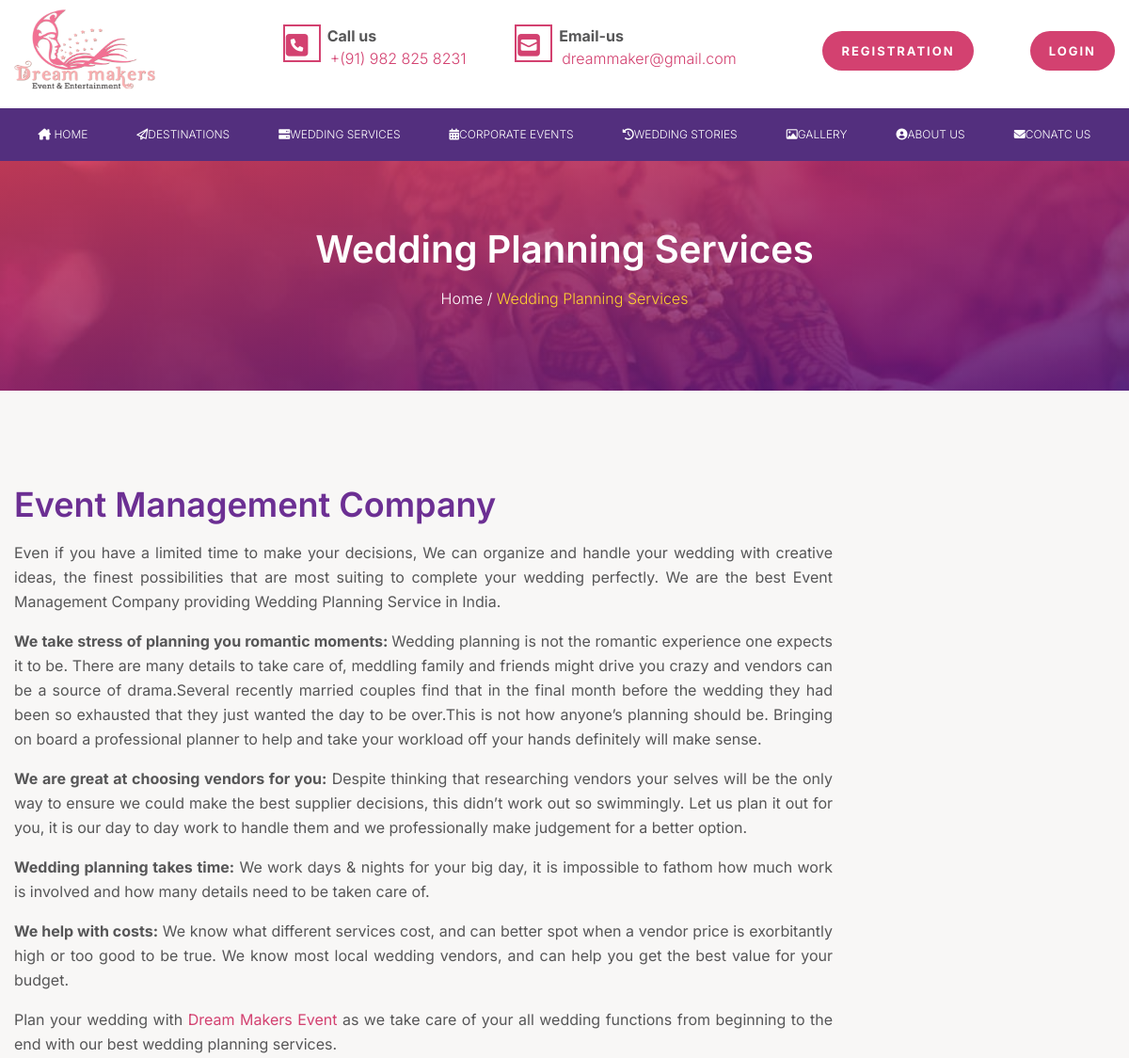
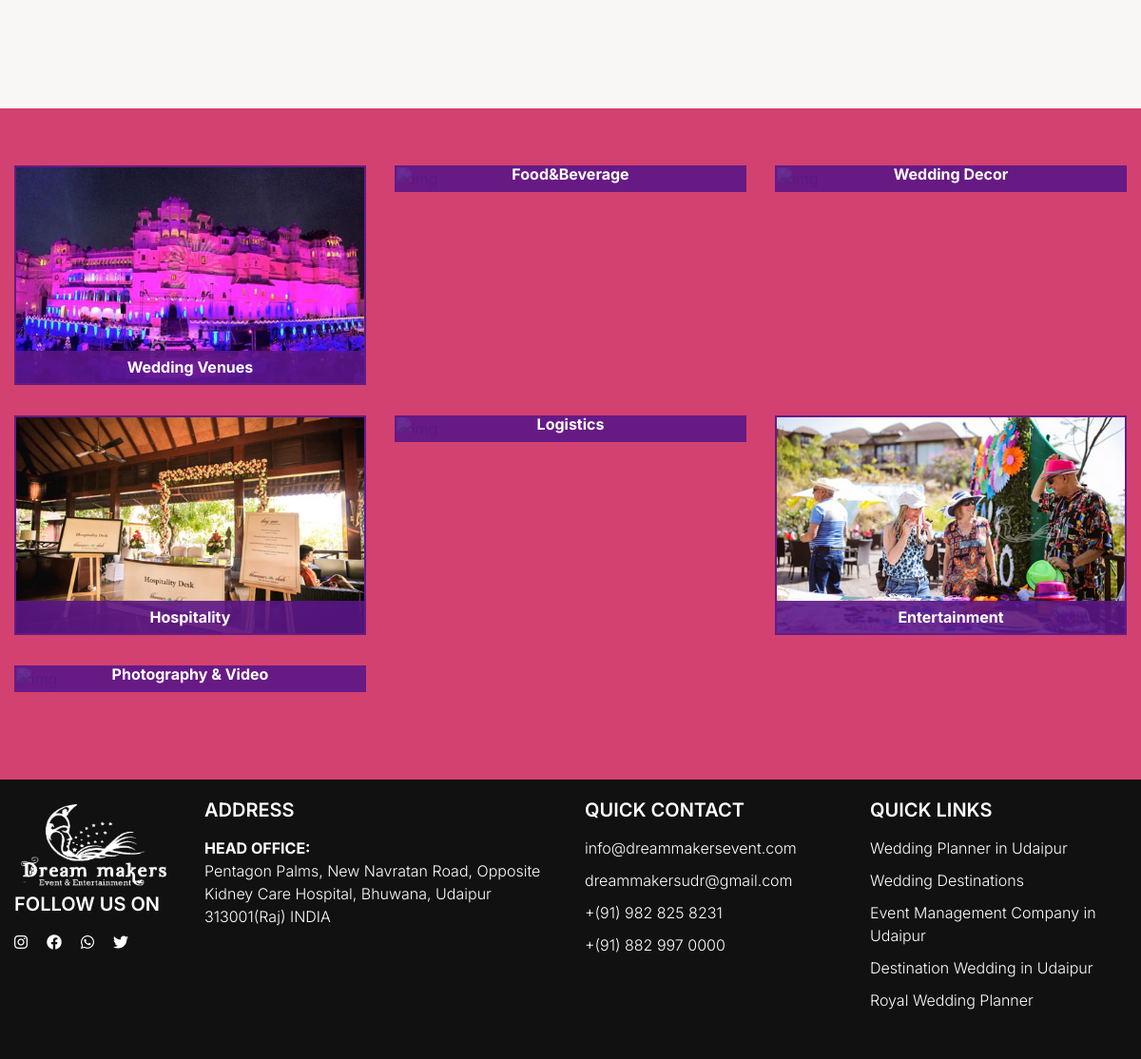
Page /wedding-service.php on the committed database (2 pictures, top to bottom).
### tables this page shows
CREATE TABLE `services_tbl` (
  `service_id` int(5) NOT NULL,
  `service_name` varchar(30) NOT NULL,
  `service_detail` text NOT NULL,
  `service_img` varchar(2000) NOT NULL
);

### wedding-service.php (the view, shortened to what this page needs)
<?php require('header.php'); ?>
    <main class="site-main">
        <section class="section section--banner2">
            <div class="wrap">
                <div class="banner2__text">
                    <h2>Wedding Planning Services</h2>
                    <p><a href="index.php">Home </a> / <span>Wedding Planning Services</span></p>
                </div>
            </div>
        </section>
        <section class="section section--planner">
            <div class="wrap">
                <div class="jaipur-info">
                    <h3>Event Management Company</h3>
                </div>
                <div class="row">
                    <div class="col-9">
                        <div class="about__planner">
                        <p>Even if you have a limited time to make your decisions, We can organize and handle your wedding with creative ideas, the finest possibilities that are most suiting to complete your wedding perfectly. We are the best Event Management Company providing
                            Wedding Planning Service in India.</p>
                        <p> <strong>We take stress of planning you romantic moments: </strong> Wedding planning is not the romantic experience one expects it to be. There are many details to take care of, meddling family and friends might drive you crazy and vendors can
                            be a source of drama.Several recently married couples find that in the final month before the wedding they had been so exhausted that they just wanted the day to be over.This is not how anyone’s planning should be. Bringing on board a professional
                           planner to help and take your workload off your hands definitely will make sense.</p>
                        <p><strong>We are great at choosing vendors for you:</strong> Despite thinking that researching vendors your selves will be the only way to ensure we could make the best supplier decisions, this didn’t work out so swimmingly. Let us plan it out for
                           you, it is our day to day work to handle them and we professionally make judgement for a better option.</p>
                        <p><strong>Wedding planning takes time:</strong> We work days & nights for your big day, it is impossible to fathom how much work is involved and how many details need to be taken care of.</p>
                        <p><strong>We help with costs:</strong> We know what different services cost, and can better spot when a vendor price is exorbitantly high or too good to be true. We know most local wedding vendors, and can help you get the best value for your budget.</p>
                       <p>Plan your wedding with <a href="index.php">Dream Makers Event</a> as we take care of your all wedding functions from beginning to the end with our best wedding planning services.</p>
                        </div>
                    </div>
                    <div class="col-3"></div>
                </div>
            </div>
        </section>
        <section class="section section--img">
            <div class="wrap">
                <div class="row">
                <div class="col-4">
                        <div class="img__destini">
                           <a href="udaipur.php"><img src="images/wedding-venue.jpg" alt="venue "></a>
                            <p>Wedding Venues</p>
                        </div>
                    </div>
                <?php
                            $query = "SELECT * FROM `services_tbl`";
                            $query_run = mysqli_query($conn,$query);
                            while($row = mysqli_fetch_array($query_run))
                            {
                    ?>
                    <div class="col-4">
                        <div class="img__destini">
                        <a href="subservices.php?id=<?=$row['service_id'];?>"><img src="<?="uploads/".$row['service_img']?>" alt="img"></a>
                            <p><?=$row['service_name'];?></p>
                        </div>
                    </div>
                    <?php
                    }
                    ?>
                </div>
            </div>
        </section>
    </main>
    <?php require('footer.php'); ?>

### css/style.css (style rules this page uses)
:root { --body-font-family: 'Inter', -apple-system, BlinkMacSystemFont, Segoe UI, Helvetica, Arial, sans-serif, Apple Color Emoji, Segoe UI Emoji, Segoe UI Symbol; --body-font-size: 16px; --body-font-weight: 300; --body-font-color: #565657; --body-line-height: 1.5; --heading-font-family: 'Inter', -apple-system, BlinkMacSystemFont, Segoe UI, Helvetica, Arial, sans-serif, Apple Color Emoji, Segoe UI Emoji, Segoe UI Symbol; --heading-font-color: #303030; --heading-font-weight: 600; --link-font-color: #303030; --link-hover-font-color: #655C97; --white-color: #fff; }
html, body, div, span, applet, object, iframe, h1, h2, h3, h4, h5, h6, p, blockquote, pre, a, abbr, acronym, address, big, cite, code, del, dfn, em, img, ins, kbd, q, s, samp, small, strike, strong, sub, sup, tt, var, b, u, i, center, dl, dt, dd, ol, ul, li, fieldset, form, label, legend, table, caption, tbody, tfoot, thead, tr, th, td, article, aside, canvas, details, embed, figure, figcaption, footer, header, hgroup, menu, nav, output, ruby, section, summary, time, mark, audio, video { margin: 0; padding: 0; border: 0; font-size: 100%; font: inherit; vertical-align: baseline; }
html { font-size: 16px; line-height: 1.5; -webkit-text-size-adjust: 100%; }
article, aside, details, figcaption, figure, footer, header, hgroup, menu, nav, section, img { display: block; }
body { margin: 0; opacity: 1; transition: opacity 0.4s; }
body.ready { opacity: 1; }
main, .site-main { display: block; }
.section { padding-bottom: 100px; padding-top: 100px; }
a { background-color: transparent; }
b, strong { font-weight: bold; }
img { border-style: none; object-fit: cover; }
*, *::before, *::after { box-sizing: inherit; }
html { box-sizing: border-box; }
h2, .h2 { font-size: 40px; }
h3, .h3 { font-size: 36px; }
body, button, input, select, optgroup, textarea { color: var(--body-font-color); font-family: var(--body-font-family); font-size: var(--body-font-size); line-height: var(--body-line-height); font-weight: var(--body-font-weight); background-color: var(--white-color); }
h1, h2, h3, h4, h5, h6, .h1, .h2, .h3, .h4, .h5, .h6 { font-family: var(--heading-font-family); color: var(--heading-font-color); font-weight: var(--heading-font-weight); margin-bottom: 16px; line-height: 1.2; }
p { margin-bottom: 16px; }
.row { margin-left: -15px; margin-right: -15px; display: -webkit-flex; display: -moz-flex; display: -ms-flex; display: -o-flex; display: flex; flex-wrap: wrap; }
[class*="col-"] { min-height: 1px; padding-left: 15px; padding-right: 15px; }
.col-3 { max-width: 25%; flex: 0 0 25%; }
.col-4 { max-width: 33.33333333%; flex: 0 0 33.33333333%; }
.col-9 { max-width: 75%; flex: 0 0 75%; }
body { background: var(--white-color); }
img { height: auto; max-width: 100%; }
.wrap, .wrap-fuild { width: 100%; padding-left: 15px; padding-right: 15px; }
.wrap *, .wrap-fuild * { -webkit-box-sizing: border-box; -moz-box-sizing: border-box; box-sizing: border-box; }
.wrap { max-width: 1420px; margin-left: auto; margin-right: auto; }
a { color: var(--link-font-color); text-decoration: none; -webkit-transition: background-color 0.3s ease; -moz-transition: background-color 0.3s ease; transition: background-color 0.3s ease; outline: none; }
.about__planner p { line-height: 26px; font-weight: 400; text-align: justify; }
.about__planner a { color: #d34170; }
.section--planner { background: #F8F7F6; }
.section--banner2 { background: url(../images/banner2-bg.jpg) no-repeat; background-size: cover; position: relative; padding: 70px 0; }
.section--banner2 * { position: relative; z-index: 9; }
.banner2__text { text-align: center; }
.banner2__text h2 { color: #fff; }
.banner2__text p a { color: #fff; transition: 0.5s; }
.banner2__text p { color: #fff; }
.banner2__text p span { color: #ffd130; }
.section--banner2::before { position: absolute; content: ""; width: 100%; height: 100%; background: linear-gradient(to bottom right, #e54061, #4b0d80); opacity: 0.8; top: 0; left: 0; }
.img__destini { position: relative; overflow: hidden; margin-bottom: 32px; border: 2px solid #5a1687e3; }
.img__destini p { background: #5a1687e3; position: absolute; bottom: 0; margin: 0; text-align: center; color: #fff; padding: 5px 0; left: 0; font-weight: 700; width: 100%; }
.img__destini img { transition: 0.5s; }
.section--img { background: #d34170; padding: 60px 0; }
.jaipur-info { text-align: justify; }
.jaipur-info h3 { color: #5a1687e3; }

### rows in the picture
services_tbl: service_name "Food&Beverage"
services_tbl: service_name "Wedding Decor"
services_tbl: service_img (picture), service_name "Hospitality"
services_tbl: service_name "Logistics"
services_tbl: service_img (picture), service_name "Entertainment"
services_tbl: service_name "Photography & Video"
